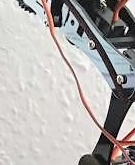
#> input picture 2. Basic Image Processing/3. Generating Transformations/Project Random Complex Transformations/img/cropped_image.jpg, 135 x 165 px
$ python rand_geometrical_transformations.py --image img/cropped_image.jpg --save out.png
#> lines starting #> are read from the running program, lines starting #| are printed output that depends on the picture
# random_geometrical_tranformations.py
# Description: Applying multiple tranformations at once on one image
# Usage: python rand_geometriccal_tranformations.py
# Copyright() rndMemex@cantab.net

import argparse
import cv2
import numpy as np
import os
import matplotlib.pyplot as plt
import random


def saving_image(image, output, image_name):
    #save your image to output path using opencv
    path = output
    im_bgr = cv2.cvtColor(image, cv2.COLOR_RGB2BGR)
    cv2.imwrite(os.path.join(path, image_name), im_bgr)
    cv2.waitKey(0)

# function block
def crop(image, output):
    #crop
    print("CROPPING...")
    cropped = image[85:250, 85:220] # h, w
   # cropped = np.flip(cropped, axis =2)
    plt.figure(figsize=(20,10))
    plt.subplot(2,2,2),plt.imshow(cropped)
    plt.title('Cropped'), plt.xticks([]), plt.yticks([])
    plt.show()

    saving_image(cropped, output, 'cropped_image.jpg')

def rotate(image, output):
    # rotate stuff
    (height, width) = image.shape[:2]
    (cX, cY) = (width / 2, height / 2 )
    angle = random.choice(angles)
    M = cv2.getRotationMatrix2D((cX, cY), angle, 1.0)
    rotated = cv2.warpAffine(image, M, (width, height))
    # rotated = np.flip(rotated, axis = 2)
    plt.subplot(1,2,2),plt.imshow(rotated)
    plt.title("Rotated by {} Degrees".format(angle)), plt.xticks([]), plt.yticks([])
    plt.show()
    saving_image(rotated, output, 'rotated_image.jpg')


def bright(image, output):
    # add stuff
    bright_num = [50, 90, 100, 150, 200]
    rand_brightnes = random.choice(bright_num)
    print("BRIGHTEN by {}...".format(rand_brightnes))
    M = np.ones(image.shape, dtype = "uint8") * rand_brightnes
    added = cv2.add(image, M)
    # added= np.flip(added, axis = 2)
    plt.figure(figsize=(20,10))
    plt.subplot(2,2,1),plt.imshow(image)
    plt.title('Original'), plt.xticks([]), plt.yticks([])
    plt.subplot(2,2,2),plt.imshow(added)
    plt.title('Added'), plt.xticks([]), plt.yticks([])
    plt.show()
    saving_image(added, output, 'brghtened_image.jpg')

def substract(image, output):
    #  substract stuff
    subtract_num = [15, 50, 25, 55, 75, 29]
    rand_darkness = random.choice(subtract_num)
    print("DARKENED by {}...".format(rand_darkness))
    M = np.ones(image.shape, dtype = "uint8") * rand_darkness
    subtracted = cv2.subtract(image, M)
    # subtracted = np.flip(subtracted, axis =2)
    plt.figure(figsize=(20,10))
    plt.subplot(2,2,2),plt.imshow(subtracted)
    plt.title('Subtracted'), plt.xticks([]), plt.yticks([])
    plt.show()
    saving_image(subtracted, output, 'darkened_image.jpg')


def translate(image, output):
    # translate stuff
    # translate
    print("TRANSLATING...")
    M = np.float32([[1, 0, 25], [0, 1, 50]])
    shifted = cv2.warpAffine(image, M, (image.shape[1], image.shape[0]))
    # shifted = np.flip(shifted, axis =2)
    plt.figure(figsize=(20,10))
    plt.subplot(1,2,2),plt.imshow(shifted)
    plt.title('Translated'), plt.xticks([]), plt.yticks([])
    plt.show()
    saving_image(shifted, output, 'translated_image.jpg')

def scale(image, output):
    # scale stuff
    print("SCALING...")
    resized_width = [1280, 1920, 400, 960]
    rand_width = random.choice(resized_width)

    # calculating ratio of new image to old image
    ratio = rand_width / width
    dim = (rand_width, int(height * ratio))

    resized = cv2.resize(image, dim, interpolation=cv2.INTER_AREA)
    print(f'Original shape: {image.shape} vs Resized shape {resized.shape}')
    #  resized = np.flip(resized, axis =2)
    plt.figure(figsize=(20,10))
    plt.subplot(1,2,1), plt.imshow(image)
    plt.title('Original')
    plt.subplot(1,2,2), plt.imshow(resized)
    plt.title('Resized')
    plt.show()
    saving_image(resized, output, 'scaled_image.jpg')

def flipOne(image, output):
    # flip stuff
    print("FLIPPING HORIZONTALLY...")
    # flip the image horizontally
    hflipped = cv2.flip(image, 1)
    #  hflipped = np.flip(hflipped, axis=2)

    plt.figure(figsize=(20,10))
    plt.subplot(2,2,2),plt.imshow(hflipped)
    plt.title('Flipped Horizontally'), plt.xticks([]), plt.yticks([])
    plt.show()

    saving_image(hflipped, output, 'flippedX_image.jpg')

def flipTwo(image, output):
    print("FLIPPING VERTICALLY...")
    # flip the image vertically
    vflipped = cv2.flip(image, 0)
    #  vflipped = np.flip(vflipped, axis = 2)
    plt.figure(figsize=(20,10))
    plt.subplot(2,2,3),plt.imshow(vflipped)
    plt.title('Flipped Vertically'), plt.xticks([]), plt.yticks([])
    plt.show()
    saving_image(vflipped, output, 'flippedY_image.jpg')

def flipThree(image, output):
    print("FLIPPING HORIZONTALLY & VERTICALLY...")
    # flip the image along both axes
    hvflipped = cv2.flip(image, -1)
    # hvflipped = np.flip(hvflipped, axis =2)
    plt.figure(figsize=(20,10))
    plt.subplot(2,2,4),plt.imshow(hvflipped)
    plt.title('Flipped Horizontally & Vertically'), plt.xticks([]), plt.yticks([])
    plt.show()
    saving_image(hvflipped, output, 'flippedXY_image.jpg')

def mask(image, output):
    # mask stuff
    print("MASKING...")

    mask = np.zeros(image.shape[:2], dtype="uint8")
    cv2.circle(mask, (145, 200), 100, 255, -1)
    masked = cv2.bitwise_and(image, image, mask=mask)
    # masked = np.flip(masked, axis = 2)
    plt.subplot(1,2,2),plt.imshow(masked)
    plt.title("Masked"), plt.xticks([]), plt.yticks([])
    plt.show()

    saving_image(masked, output, 'masked_image.jpg')


ap = argparse.ArgumentParser()
ap.add_argument('-i', '--image', required=True, help = 'Use -i flag with path to image as argument')
ap.add_argument('-s', '--save', required=True, help = 'Use -s flag with path to output as argument')
args = vars(ap.parse_args())

# Loading an image
image = cv2.imread(args["image"]) #B R G
#> image is the input picture: shape (165, 135, 3); mean B, G, R 173.7, 175.3, 178.8
output = args["save"]
cv2.imshow('Input Image', image)
cv2.waitKey(0)
image = np.flip(image, axis =2)
angles= [25, 45, 60, 120, 180, 360, -45, -90 ]
(height, width) = image.shape[:2]
#> height = 165; width = 135


transformationsSwitcher = {
    1: crop,
    2: rotate,
    3: bright,
    4: substract,
    5: translate,
    6: scale,
    7: flipOne,
    8: flipTwo,
    9: flipThree,
    10: mask
}
samples = random.sample(range(1, 11),10)
print(samples)
# invoke switch block
for i in samples:
    print("{}th Image".format(1))
    print("random transformation: {}".format(i))
    transformationsSwitcher[i](image, output)
#> this loop made 10 passes
#> pass 1, in flipOne, `hflipped = cv2.flip(image, 1)`:
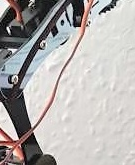
#> hflipped: shape (165, 135, 3); mean R, G, B 178.8, 175.3, 173.7
#> pass 2, in mask, `masked = cv2.bitwise_and(image, image, mask=mask)`:
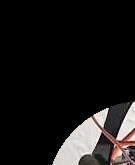
#> masked: shape (165, 135, 3); mean R, G, B 25.2, 23.2, 22.8

$ run again, with 2. Basic Image Processing/3. Generating Transformations/Project Random Complex Transformations/img/flipedX_image.jpg copied over 2. Basic Image Processing/3. Generating Transformations/Project Random Complex Transformations/img/cropped_image.jpg
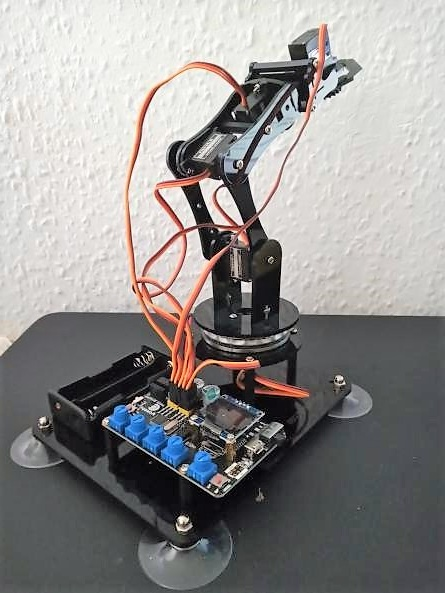
#> input picture 2. Basic Image Processing/3. Generating Transformations/Project Random Complex Transformations/img/flipedX_image.jpg, 445 x 593 px
#> image is the input picture: shape (593, 445, 3); mean B, G, R 141.4, 142.4, 144.5
#> the loop `for i in samples:` made 10 passes
#> pass 1, in flipOne, `hflipped = cv2.flip(image, 1)`:
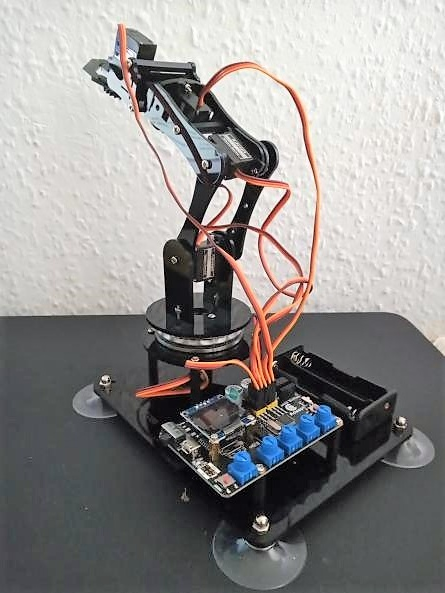
#> hflipped: shape (593, 445, 3); mean R, G, B 144.5, 142.4, 141.4
#> pass 2, in mask, `masked = cv2.bitwise_and(image, image, mask=mask)`:
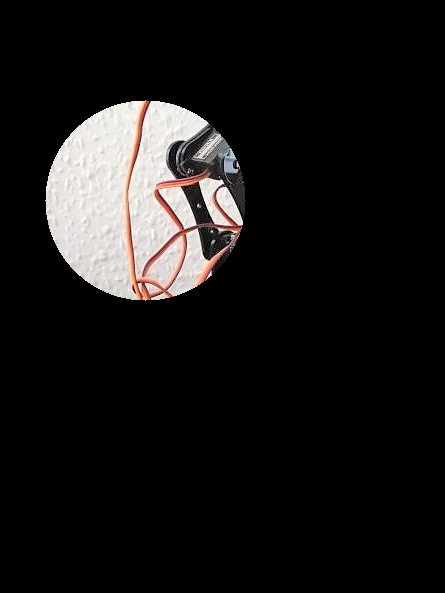
#> masked: shape (593, 445, 3); mean R, G, B 24, 22.6, 22.1

$ run again, with 2. Basic Image Processing/3. Generating Transformations/Project Random Complex Transformations/img/flippedThree_image.jpg copied over 2. Basic Image Processing/3. Generating Transformations/Project Random Complex Transformations/img/cropped_image.jpg
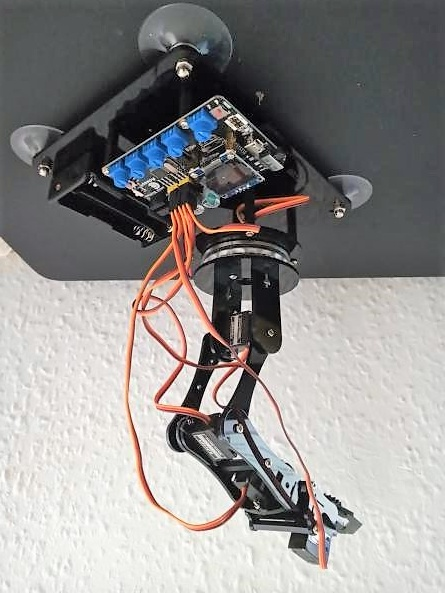
#> input picture 2. Basic Image Processing/3. Generating Transformations/Project Random Complex Transformations/img/flippedThree_image.jpg, 445 x 593 px
#> image is the input picture: shape (593, 445, 3); mean B, G, R 141.5, 142.4, 144.5
#> the loop `for i in samples:` made 10 passes
#> pass 1, in flipOne, `hflipped = cv2.flip(image, 1)`:
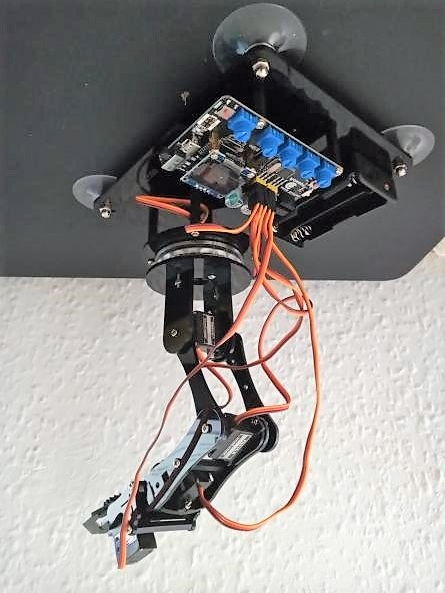
#> hflipped: shape (593, 445, 3); mean R, G, B 144.5, 142.4, 141.5
#> pass 2, in mask, `masked = cv2.bitwise_and(image, image, mask=mask)`:
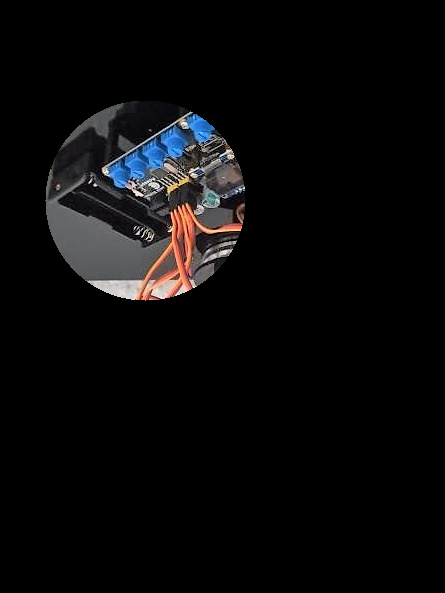
#> masked: shape (593, 445, 3); mean R, G, B 9.9, 9.5, 10
